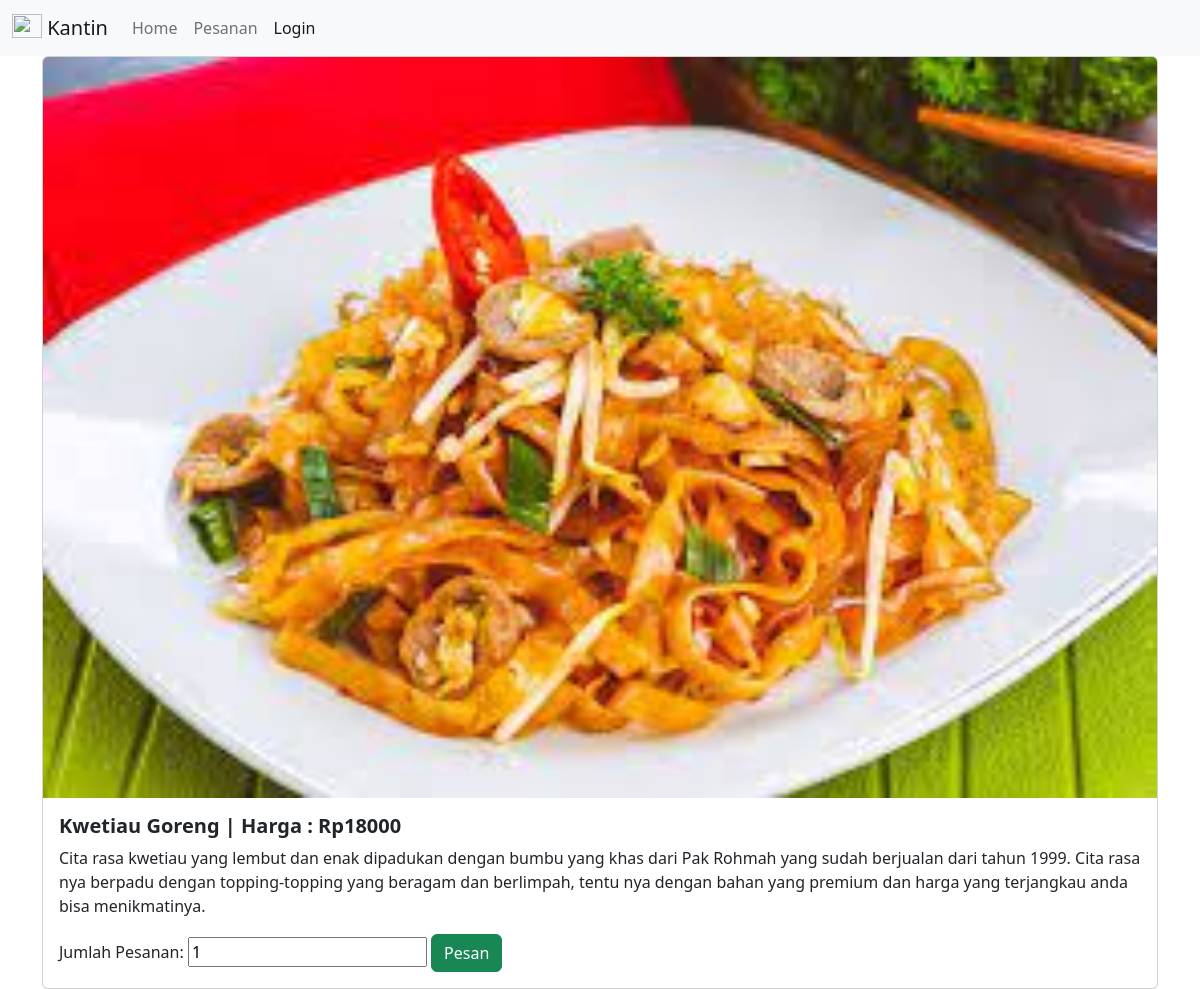
The page /makanan/9 on the database its author committed.
### makanan/models.py (models this page shows, shortened)
class Makanan(models.Model):
    nama = models.CharField(max_length=250)
    harga = models.IntegerField()
    gambar = models.ImageField(upload_to='appkantin/images/')
    stok = models.IntegerField()
    kantin = models.ForeignKey(Kantin,on_delete=models.CASCADE)
    deskripsi = models.TextField(blank=True,null=True)
    TERSEDIA = (
        ('1', 'Tersedia'),
        ('0', 'Tidak Tersedia')
    )
    tersedia = models.CharField(max_length=1,choices=TERSEDIA)

### makanan/views.py (the view)
# urls.py: path('makanan/<int:makanan_id>', makananView.detail, name='detail'),
def detail(request,makanan_id):
    makanan = get_object_or_404(Makanan,pk=makanan_id)
    return render(request,'detail.html',{'makanan' : makanan})

### makanan/templates/detail.html (shortened to what this page needs)
{% extends 'base.html'%} {% block content %}
<div class="card">
    <img alt="" class="card-img-top" src="{{ makanan.gambar.url }}" />
    <div class="card-body">
    <h5 class="card-title fw-bold">
        {{ makanan.nama }} | Harga : Rp{{ makanan.harga }}
    </h5>
    <p class="card-text">
        {{ makanan.deskripsi }}
        <br/>
    </p>
    <form method="post" action="{% url 'add_to_cart' makanan.id %}">
        <label for="quantity">Jumlah Pesanan:</label>
        <input type="number" name="quantity" id="quantity" value="1" min="1">
        <button type="submit" class="btn btn-success">Pesan</button>
    </form>
    </div>
</div>
{% endblock content %}

### rows shown on the page
Makanan: gambar (picture), nama "Kwetiau Goreng", harga "18000", deskripsi "Cita rasa kwetiau yang lembut dan enak dipadukan dengan bumbu yang khas dari Pak Rohmah yang sudah berjualan dari tahun 1999. Cita rasa nya berpadu dengan topping-topping yang beragam dan berlimpah, tentu nya dengan bahan yang premium dan harga yang terjangkau anda bisa menikmatinya."
